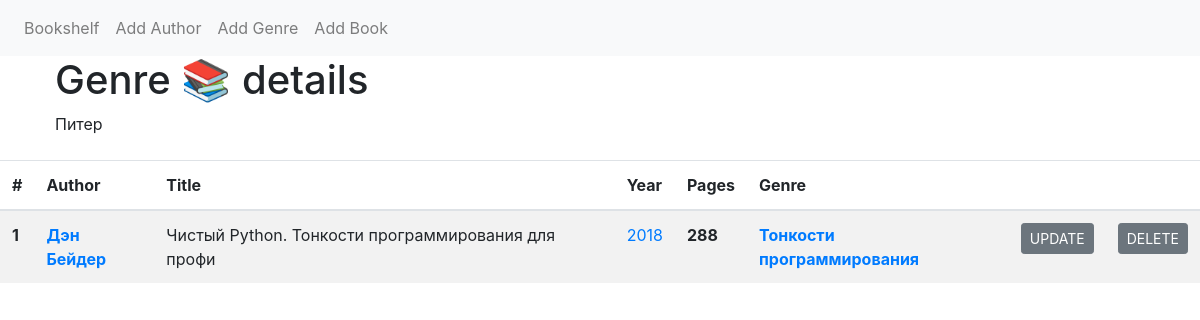
/genre/2/, run on the app's committed database.
### models.py (models this page shows)
class Genre(Model):
    id = AutoField(primary_key=True, unique=True)
    name = CharField(max_length=255)
    description = TextField(null=True)
    class Meta:
        database = db

class Book(Model):
    id = AutoField(primary_key=True, unique=True)
    author = ForeignKeyField(Author, backref='books')
    title = TextField(null=False)
    year = IntegerField(null=False)
    pages = IntegerField(null=True)
    genre = ForeignKeyField(Genre, backref='books')
    class Meta:
        database = db

class Author(Model):
    id = AutoField(primary_key=True, unique=True)
    name = CharField(max_length=255)
    description = TextField(null=True)
    class Meta:
        database = db

### app.py (the view)
@app.route('/genre/<int:pk>/')
def books_by_genre(pk):
    try:
        genre = Genre.select().where(Genre.id == pk).get()
    except DoesNotExist:
        return abort(404)
    return render_template('details.html', table_name=genre, page_name='Genre 📚')

### templates/details.html (shortened to what this page needs)
{% extends 'index.html' %} {% block body %}
<div class="row" style="margin-left: 2.5em">
  <div class="col-md-12">
    <h1>{{ page_name }} details</h1>
    <p>
      {{ table_name.description if table_name.description is not none else '' }}
    </p>
  </div>
</div>
<div class="container-space">
  <table class="table table-striped">
    <thead>
      <tr>
        <th scope="col">#</th>
        <th scope="col">Author</th>
        <th scope="col">Title</th>
        <th scope="col">Year</th>
        <th scope="col">Pages</th>
        <th scope="col">Genre</th>
        <th scope="col"></th>
        <th scope="col"></th>
      </tr>
    </thead>
    <tbody>
      {% for book in table_name.books.select() %}
      <tr>
        <th scope="row">{{loop.index}}</th>
        <th><a href="/author/{{table_name.id}}/">{{book.author.name}}</a></th>
        <td>{{book.title}}</td>
        <td><a href="/year/{{book.year}}/">{{book.year}}</a></td>
        <th>{{book.pages}}</th>
        <th><a href="/genre/{{book.genre.id}}/">{{book.genre.name}}</a></th>
        <th>
          <form method="get" action="/update/book/{{book.id}}">
            <input
              type="submit"
              value="UPDATE"
              class="btn btn-secondary btn-sm"
            />
          </form>
        </th>
        <th>
          <form method="get" action="delete/book/{{book.id}}">
            <input
              type="submit"
              value="DELETE"
              class="btn btn-secondary btn-sm"
            />
          </form>
        </th>
        {% endfor %}
      </tr>
    </tbody>
  </table>
</div>
{% endblock %}

### data on the page
Genre: description "Питер"
Book: author.name "Дэн Бейдер", title "Чистый Python. Тонкости программирования для профи", year "2018", pages "288", genre.name "Тонкости программирования"

### other printed values
{{ page_name }} "Genre 📚"
